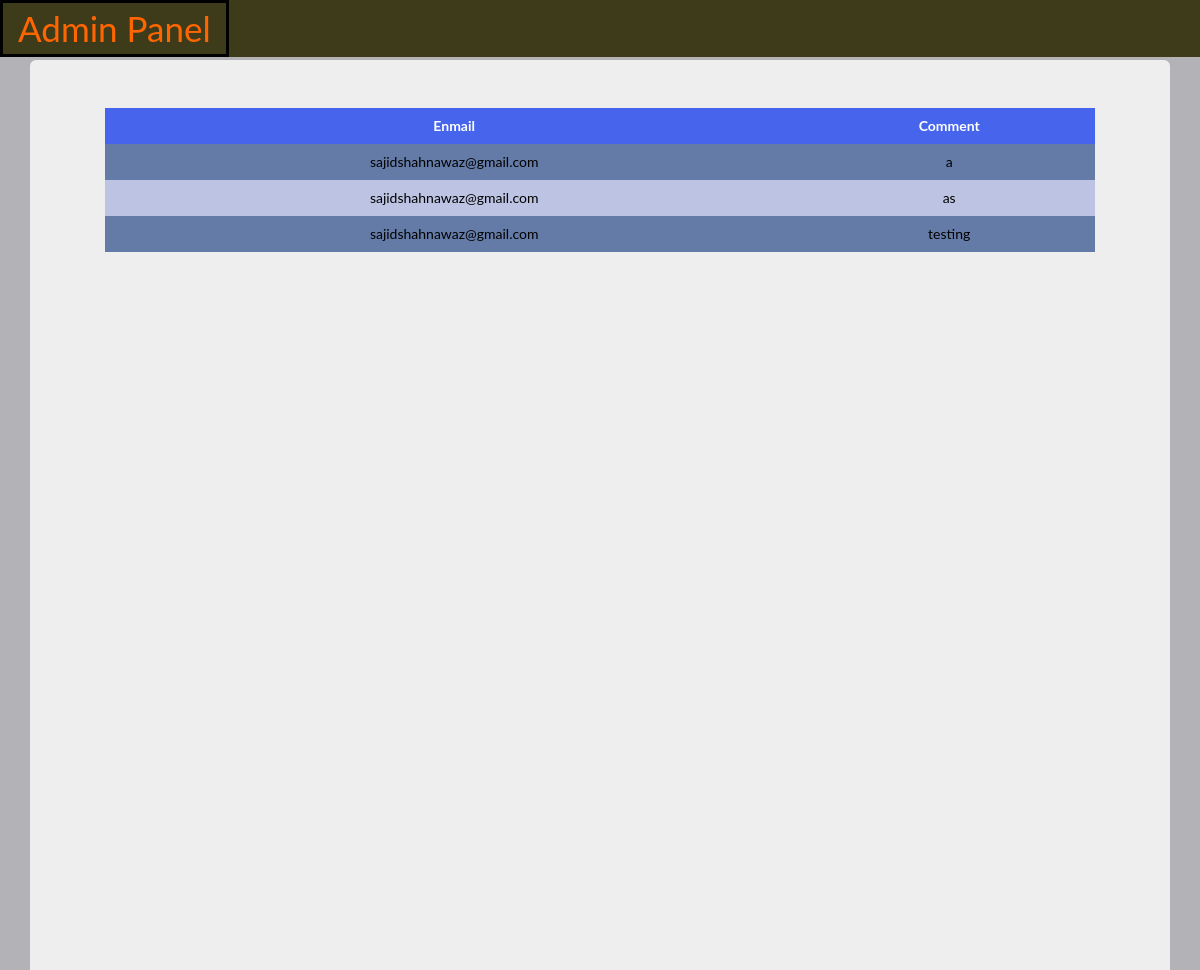
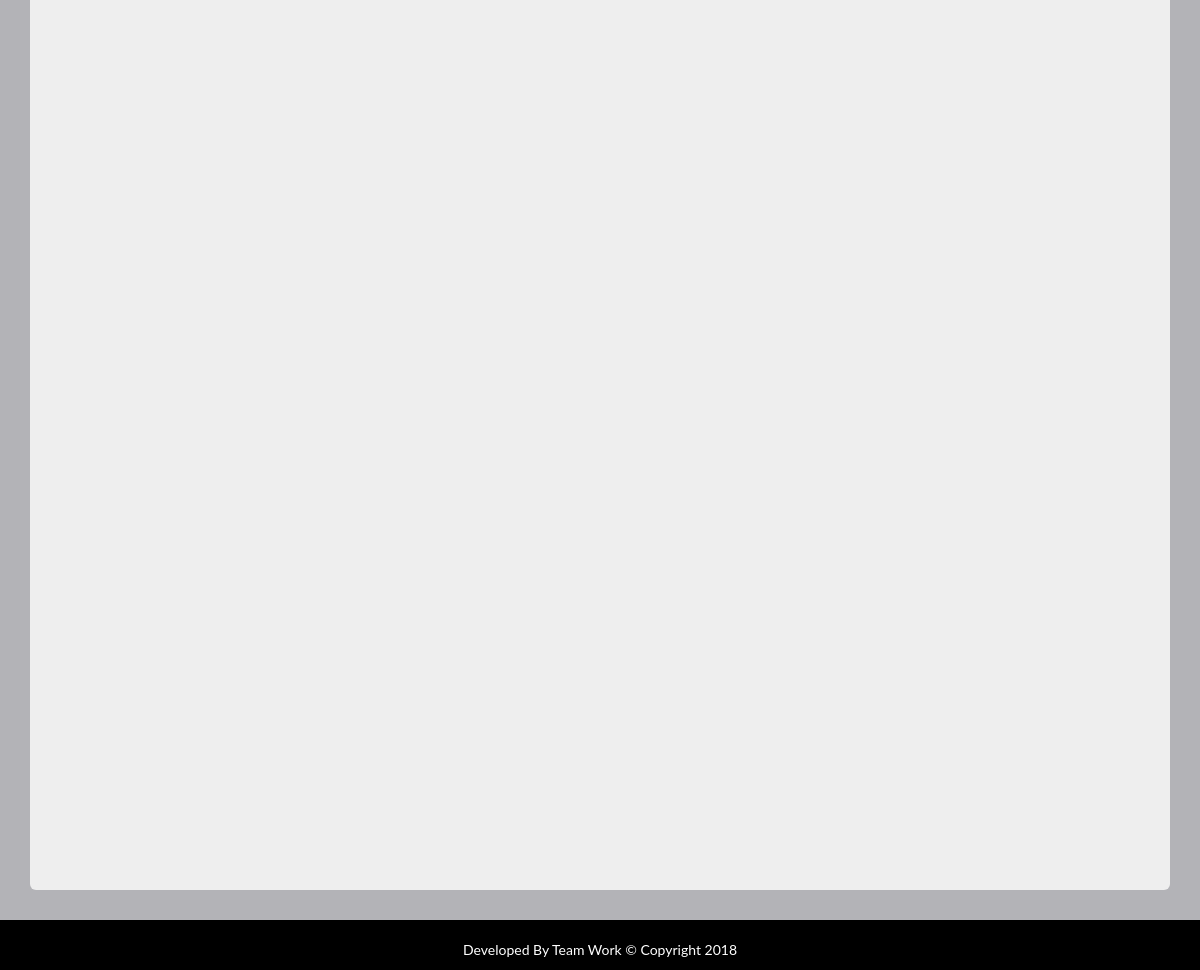
The page /contact.php on the database its author committed (2 pictures, top to bottom).
### tables this page shows
CREATE TABLE `commenttable` (
  `ID` int(11) NOT NULL,
  `email` varchar(50) NOT NULL,
  `comment` varchar(150) NOT NULL
);

### contact.php (the view, shortened to what this page needs)
<!DOCTYPE html>
<html lang="en">
<head>
    <link rel="stylesheet" href="https://maxcdn.bootstrapcdn.com/bootstrap/3.3.7/css/bootstrap.min.css">
    <link rel="stylesheet" href="https://cdnjs.cloudflare.com/ajax/libs/font-awesome/4.7.0/css/font-awesome.min.css">
    <link rel="stylesheet" href="admin.css">
     <link rel="stylesheet" href="icon.css">
     <link rel="stylesheet" href="style.css">
     <link rel="stylesheet" href="try2.css">
     <link rel="stylesheet" type="text/css" href="index1.css">
</head>
<body>
    <nav class="navbar navbar-default navbar-fixed-top">
        <div class="container-fliud">
            <div class="navbar-header">
                <a class="navbar-brand" href="admin.php">Admin Panel</a>
            </div>
            <div class="collapse navbar-collapse" id="btndata">
            </div>
        </div>
    </nav>
  <div class="container">
<div class="jumbotron">
  <div class="container">
 <?php
include_once 'conn.php';
$sql = "select * from commenttable;";
$result = mysqli_query($conn,$sql);
$resultCheck = mysqli_num_rows($result);
echo "<table>";
echo "<tr>";
echo "<th>" . "Enmail" ."</th>"."<th>" . "Comment" ."</th>" ;
echo "</tr>";
if($resultCheck > 0){
  while($row = mysqli_fetch_assoc($result)){
    echo "<tr>";
    echo "<td>" .$row['email'] . " </td>";
    echo "<td>" .$row['comment'] . " </td>";
    echo "</tr>";
  }
  echo "</table>";
}
?>
  </div>
</div>
</div>
    <div class="c2 container-fluid">
        <p class="pz">Developed By Team Work &copy; Copyright 2018</p>
    </div>
</body>
</html>

### admin.css (style rules this page uses)
body { font-family: "Lato", sans-serif; }
.navbar { background-color: #3E3B1A; min-height: 57px; border: none !important; }
th { text-align: left; color: black; }
.navbar-brand { background-color: #FBEF69; min-height: 57px; color: black !important; font-size: 35px ; border: bold; border-color: #FFFFFF; border: 3px solid black ; }
.c2 { background-color: black; min-height: 30px; }
.pz { color: white; text-align: center; margin-top: 20px; }

### style.css (style rules this page uses)
* { margin: 0; padding: 0; }
body { margin: 0; padding: 0; background-size: cover; }
.jumbotron { color: black; text-align:center; min-height: 1800px; margin-top: 60px; }
th { text-align: center; color: #0000ff; }

### index1.css (style rules this page uses)
body { background-color: #b3b3b7; background-image: url("bg.jpg"); background-size: 100%; }
table { border-collapse: collapse; width: 100%; }
th, td { text-align: center; padding: 8px; }
tr:nth-child(even) { background-color: #647ba7; }
tr:nth-child(odd) { background-color: #bcc3e3; }
th { background-color: #4664ec; color: white; }

### rows shown on the page
commenttable: email "sajidshahnawaz@gmail.com", comment "a"
commenttable: email "sajidshahnawaz@gmail.com", comment "as"
commenttable: email "sajidshahnawaz@gmail.com", comment "testing"
